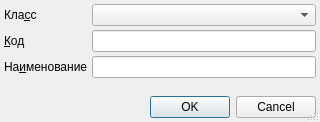
<?xml version="1.0" encoding="UTF-8"?>
<ui version="4.0">
 <class>RBTempInvalidDocumentEditorDialog</class>
 <widget class="QDialog" name="RBTempInvalidDocumentEditorDialog">
  <property name="geometry">
   <rect>
    <x>0</x>
    <y>0</y>
    <width>320</width>
    <height>122</height>
   </rect>
  </property>
  <property name="windowTitle">
   <string>ChangeMe!</string>
  </property>
  <property name="sizeGripEnabled">
   <bool>true</bool>
  </property>
  <layout class="QGridLayout" name="gridLayout">
   <property name="margin">
    <number>4</number>
   </property>
   <property name="spacing">
    <number>4</number>
   </property>
   <item row="0" column="0">
    <widget class="QLabel" name="lblType">
     <property name="sizePolicy">
      <sizepolicy hsizetype="Maximum" vsizetype="Preferred">
       <horstretch>0</horstretch>
       <verstretch>0</verstretch>
      </sizepolicy>
     </property>
     <property name="text">
      <string>Кла&amp;сс</string>
     </property>
     <property name="buddy">
      <cstring>cmbType</cstring>
     </property>
    </widget>
   </item>
   <item row="1" column="0">
    <widget class="QLabel" name="lblCode">
     <property name="sizePolicy">
      <sizepolicy hsizetype="Maximum" vsizetype="Preferred">
       <horstretch>0</horstretch>
       <verstretch>0</verstretch>
      </sizepolicy>
     </property>
     <property name="text">
      <string>&amp;Код</string>
     </property>
     <property name="buddy">
      <cstring>edtCode</cstring>
     </property>
    </widget>
   </item>
   <item row="1" column="1">
    <widget class="QLineEdit" name="edtCode"/>
   </item>
   <item row="2" column="1">
    <widget class="QLineEdit" name="edtName">
     <property name="minimumSize">
      <size>
       <width>200</width>
       <height>0</height>
      </size>
     </property>
    </widget>
   </item>
   <item row="3" column="0" colspan="2">
    <spacer>
     <property name="orientation">
      <enum>Qt::Vertical</enum>
     </property>
     <property name="sizeHint" stdset="0">
      <size>
       <width>20</width>
       <height>71</height>
      </size>
     </property>
    </spacer>
   </item>
   <item row="2" column="0">
    <widget class="QLabel" name="lblName">
     <property name="sizePolicy">
      <sizepolicy hsizetype="Maximum" vsizetype="Preferred">
       <horstretch>0</horstretch>
       <verstretch>0</verstretch>
      </sizepolicy>
     </property>
     <property name="text">
      <string>На&amp;именование</string>
     </property>
     <property name="buddy">
      <cstring>edtName</cstring>
     </property>
    </widget>
   </item>
   <item row="0" column="1">
    <widget class="QComboBox" name="cmbType"/>
   </item>
   <item row="4" column="0" colspan="2">
    <widget class="QDialogButtonBox" name="buttonBox">
     <property name="standardButtons">
      <set>QDialogButtonBox::Cancel|QDialogButtonBox::Ok</set>
     </property>
    </widget>
   </item>
  </layout>
 </widget>
 <tabstops>
  <tabstop>cmbType</tabstop>
  <tabstop>edtCode</tabstop>
  <tabstop>edtName</tabstop>
 </tabstops>
 <resources/>
 <connections>
  <connection>
   <sender>buttonBox</sender>
   <signal>accepted()</signal>
   <receiver>RBTempInvalidDocumentEditorDialog</receiver>
   <slot>accept()</slot>
   <hints>
    <hint type="sourcelabel">
     <x>154</x>
     <y>99</y>
    </hint>
    <hint type="destinationlabel">
     <x>154</x>
     <y>57</y>
    </hint>
   </hints>
  </connection>
  <connection>
   <sender>buttonBox</sender>
   <signal>rejected()</signal>
   <receiver>RBTempInvalidDocumentEditorDialog</receiver>
   <slot>reject()</slot>
   <hints>
    <hint type="sourcelabel">
     <x>154</x>
     <y>99</y>
    </hint>
    <hint type="destinationlabel">
     <x>154</x>
     <y>57</y>
    </hint>
   </hints>
  </connection>
 </connections>
</ui>
